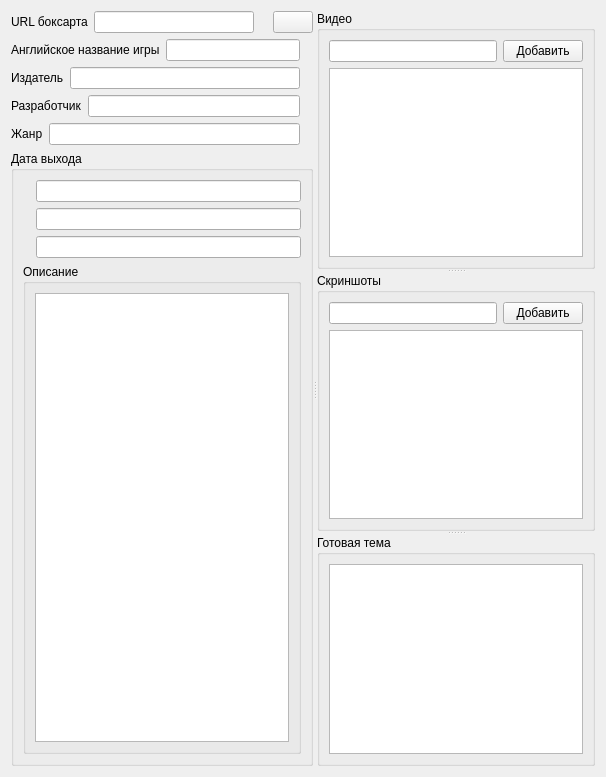
      <widget class="QWidget" name="tab_3">
       <attribute name="title">
        <string>Xbox360</string>
       </attribute>
       <layout class="QVBoxLayout" name="verticalLayout_21">
        <item>
         <widget class="QSplitter" name="splitter_8">
          <property name="orientation">
           <enum>Qt::Horizontal</enum>
          </property>
          <widget class="QWidget" name="layoutWidget">
           <layout class="QVBoxLayout" name="verticalLayout_16">
            <item>
             <layout class="QHBoxLayout" name="horizontalLayout_50">
              <item>
               <widget class="QLabel" name="label123_3">
                <property name="maximumSize">
                 <size>
                  <width>16777215</width>
                  <height>20</height>
                 </size>
                </property>
                <property name="text">
                 <string>URL боксарта</string>
                </property>
               </widget>
              </item>
              <item>
               <widget class="QLineEdit" name="boxArtX">
                <property name="toolTip">
                 <string>URL боксарта</string>
                </property>
                <property name="whatsThis">
                 <string/>
                </property>
                <property name="text">
                 <string/>
                </property>
               </widget>
              </item>
              <item>
               <widget class="QLabel" name="isNoyNullLb12">
                <property name="text">
                 <string/>
                </property>
                <property name="pixmap">
                 <pixmap resource="../rsc/rate.qrc">:/cancel.png</pixmap>
                </property>
               </widget>
              </item>
              <item>
               <widget class="QPushButton" name="xboxLivePb">
                <property name="toolTip">
                 <string>Xbox Live</string>
                </property>
                <property name="whatsThis">
                 <string>Xbox Live</string>
                </property>
                <property name="text">
                 <string/>
                </property>
                <property name="icon">
                 <iconset resource="../rsc/rate.qrc">
                  <normaloff>:/xbox-live.png</normaloff>:/xbox-live.png</iconset>
                </property>
                <property name="iconSize">
                 <size>
                  <width>30</width>
                  <height>30</height>
                 </size>
                </property>
                <property name="checkable">
                 <bool>true</bool>
                </property>
               </widget>
              </item>
             </layout>
            </item>
            <item>
             <layout class="QHBoxLayout" name="horizontalLayout_51">
              <item>
               <widget class="QLabel" name="label_13">
                <property name="text">
                 <string>Английское название игры</string>
                </property>
               </widget>
              </item>
              <item>
               <widget class="QLineEdit" name="nameGameX">
                <property name="toolTip">
                 <string>Английское название игры</string>
                </property>
                <property name="text">
                 <string/>
                </property>
               </widget>
              </item>
              <item>
               <widget class="QLabel" name="isNoyNullLb13">
                <property name="text">
                 <string/>
                </property>
                <property name="pixmap">
                 <pixmap resource="../rsc/rate.qrc">:/cancel.png</pixmap>
                </property>
               </widget>
              </item>
             </layout>
            </item>
            <item>
             <layout class="QHBoxLayout" name="horizontalLayout_52">
              <item>
               <widget class="QLabel" name="label_11">
                <property name="text">
                 <string>Издатель</string>
                </property>
               </widget>
              </item>
              <item>
               <widget class="QLineEdit" name="publisherX">
                <property name="toolTip">
                 <string>Издатель</string>
                </property>
                <property name="text">
                 <string/>
                </property>
               </widget>
              </item>
              <item>
               <widget class="QLabel" name="isNoyNullLb14">
                <property name="text">
                 <string/>
                </property>
                <property name="pixmap">
                 <pixmap resource="../rsc/rate.qrc">:/cancel.png</pixmap>
                </property>
               </widget>
              </item>
             </layout>
            </item>
            <item>
             <layout class="QHBoxLayout" name="horizontalLayout_53">
              <item>
               <widget class="QLabel" name="label_10">
                <property name="text">
                 <string>Разработчик</string>
                </property>
               </widget>
              </item>
              <item>
               <widget class="QLineEdit" name="DevX">
                <property name="toolTip">
                 <string>Разработчик</string>
                </property>
                <property name="text">
                 <string/>
                </property>
               </widget>
              </item>
              <item>
               <widget class="QLabel" name="isNoyNullLb15">
                <property name="text">
                 <string/>
                </property>
                <property name="pixmap">
                 <pixmap resource="../rsc/rate.qrc">:/cancel.png</pixmap>
                </property>
               </widget>
              </item>
             </layout>
            </item>
            <item>
             <layout class="QHBoxLayout" name="horizontalLayout_54">
              <item>
               <widget class="QLabel" name="label_12">
                <property name="text">
                 <string>Жанр</string>
                </property>
               </widget>
              </item>
              <item>
               <widget class="QLineEdit" name="genreX">
                <property name="toolTip">
                 <string>Жанр</string>
                </property>
                <property name="text">
                 <string/>
                </property>
               </widget>
              </item>
              <item>
               <widget class="QLabel" name="isNoyNullLb16">
                <property name="text">
                 <string/>
                </property>
                <property name="pixmap">
                 <pixmap resource="../rsc/rate.qrc">:/cancel.png</pixmap>
                </property>
               </widget>
              </item>
             </layout>
            </item>
            <item>
             <widget class="QGroupBox" name="DateBoxX">
              <property name="title">
               <string>Дата выхода</string>
              </property>
              <layout class="QVBoxLayout" name="verticalLayout_18">
               <item>
                <layout class="QHBoxLayout" name="horizontalLayout_17">
                 <item>
                  <widget class="QLabel" name="JP_X">
                   <property name="text">
                    <string/>
                   </property>
                   <property name="pixmap">
                    <pixmap resource="../rsc/rate.qrc">:/jp.png</pixmap>
                   </property>
                  </widget>
                 </item>
                 <item>
                  <widget class="QLineEdit" name="jpLnX">
                   <property name="enabled">
                    <bool>true</bool>
                   </property>
                  </widget>
                 </item>
                </layout>
               </item>
               <item>
                <layout class="QHBoxLayout" name="horizontalLayout_18">
                 <item>
                  <widget class="QLabel" name="USA_X">
                   <property name="cursor">
                    <cursorShape>ArrowCursor</cursorShape>
                   </property>
                   <property name="text">
                    <string/>
                   </property>
                   <property name="pixmap">
                    <pixmap resource="../rsc/rate.qrc">:/usa.png</pixmap>
                   </property>
                  </widget>
                 </item>
                 <item>
                  <widget class="QLineEdit" name="usaLnX">
                   <property name="enabled">
                    <bool>true</bool>
                   </property>
                  </widget>
                 </item>
                </layout>
               </item>
               <item>
                <layout class="QHBoxLayout" name="horizontalLayout_19">
                 <item>
                  <widget class="QLabel" name="EU_X">
                   <property name="text">
                    <string/>
                   </property>
                   <property name="pixmap">
                    <pixmap resource="../rsc/rate.qrc">:/eu.png</pixmap>
                   </property>
                  </widget>
                 </item>
                 <item>
                  <widget class="QLineEdit" name="euLnX">
                   <property name="enabled">
                    <bool>true</bool>
                   </property>
                  </widget>
                 </item>
                </layout>
               </item>
               <item>
                <widget class="QGroupBox" name="descrBoxX">
                 <property name="title">
                  <string>Описание</string>
                 </property>
                 <layout class="QHBoxLayout" name="horizontalLayout_20">
                  <item>
                   <widget class="QTextEdit" name="descrX"/>
                  </item>
                 </layout>
                </widget>
               </item>
              </layout>
             </widget>
            </item>
           </layout>
          </widget>
          <widget class="QSplitter" name="splitter_3">
           <property name="orientation">
            <enum>Qt::Vertical</enum>
           </property>
           <widget class="QGroupBox" name="videoBoxX">
            <property name="title">
             <string>Видео</string>
            </property>
            <layout class="QVBoxLayout" name="verticalLayout_17">
             <item>
              <layout class="QHBoxLayout" name="horizontalLayout_21">
               <item>
                <widget class="QLineEdit" name="addVideoLnX">
                 <property name="toolTip">
                  <string>URL видео</string>
                 </property>
                 <property name="text">
                  <string/>
                 </property>
                </widget>
               </item>
               <item>
                <widget class="QPushButton" name="addVideoX">
                 <property name="toolTip">
                  <string>Добавить ссылку</string>
                 </property>
                 <property name="statusTip">
                  <string/>
                 </property>
                 <property name="whatsThis">
                  <string/>
                 </property>
                 <property name="text">
                  <string>Добавить</string>
                 </property>
                </widget>
               </item>
              </layout>
             </item>
             <item>
              <widget class="QTableWidget" name="videoX">
               <property name="editTriggers">
                <set>QAbstractItemView::AnyKeyPressed|QAbstractItemView::EditKeyPressed</set>
               </property>
               <property name="selectionMode">
                <enum>QAbstractItemView::SingleSelection</enum>
               </property>
               <property name="columnCount">
                <number>1</number>
               </property>
               <attribute name="horizontalHeaderVisible">
                <bool>false</bool>
               </attribute>
               <attribute name="horizontalHeaderMinimumSectionSize">
                <number>20</number>
               </attribute>
               <attribute name="horizontalHeaderShowSortIndicator" stdset="0">
                <bool>false</bool>
               </attribute>
               <attribute name="horizontalHeaderStretchLastSection">
                <bool>true</bool>
               </attribute>
               <attribute name="verticalHeaderVisible">
                <bool>false</bool>
               </attribute>
               <attribute name="verticalHeaderCascadingSectionResizes">
                <bool>false</bool>
               </attribute>
               <attribute name="verticalHeaderDefaultSectionSize">
                <number>20</number>
               </attribute>
               <column/>
              </widget>
             </item>
            </layout>
           </widget>
           <widget class="QGroupBox" name="ImgBoxX">
            <property name="title">
             <string>Скриншоты </string>
            </property>
            <layout class="QVBoxLayout" name="verticalLayout_19">
             <item>
              <layout class="QHBoxLayout" name="horizontalLayout_22">
               <item>
                <widget class="QLineEdit" name="addImgLnX">
                 <property name="cursor">
                  <cursorShape>ArrowCursor</cursorShape>
                 </property>
                 <property name="toolTip">
                  <string>URL скриншота</string>
                 </property>
                 <property name="text">
                  <string/>
                 </property>
                </widget>
               </item>
               <item>
                <widget class="QPushButton" name="addImgX">
                 <property name="text">
                  <string>Добавить</string>
                 </property>
                </widget>
               </item>
              </layout>
             </item>
             <item>
              <widget class="QTableWidget" name="imgX">
               <property name="editTriggers">
                <set>QAbstractItemView::AnyKeyPressed|QAbstractItemView::EditKeyPressed</set>
               </property>
               <property name="selectionMode">
                <enum>QAbstractItemView::SingleSelection</enum>
               </property>
               <property name="columnCount">
                <number>1</number>
               </property>
               <attribute name="horizontalHeaderVisible">
                <bool>false</bool>
               </attribute>
               <attribute name="horizontalHeaderMinimumSectionSize">
                <number>20</number>
               </attribute>
               <attribute name="horizontalHeaderStretchLastSection">
                <bool>true</bool>
               </attribute>
               <attribute name="verticalHeaderVisible">
                <bool>false</bool>
               </attribute>
               <attribute name="verticalHeaderDefaultSectionSize">
                <number>20</number>
               </attribute>
               <column/>
              </widget>
             </item>
            </layout>
           </widget>
           <widget class="QGroupBox" name="OkResultX">
            <property name="minimumSize">
             <size>
              <width>0</width>
              <height>0</height>
             </size>
            </property>
            <property name="title">
             <string>Готовая тема</string>
            </property>
            <layout class="QVBoxLayout" name="verticalLayout_20">
             <item>
              <widget class="QTextEdit" name="resultX"/>
             </item>
            </layout>
           </widget>
          </widget>
         </widget>
        </item>
       </layout>
      </widget>
